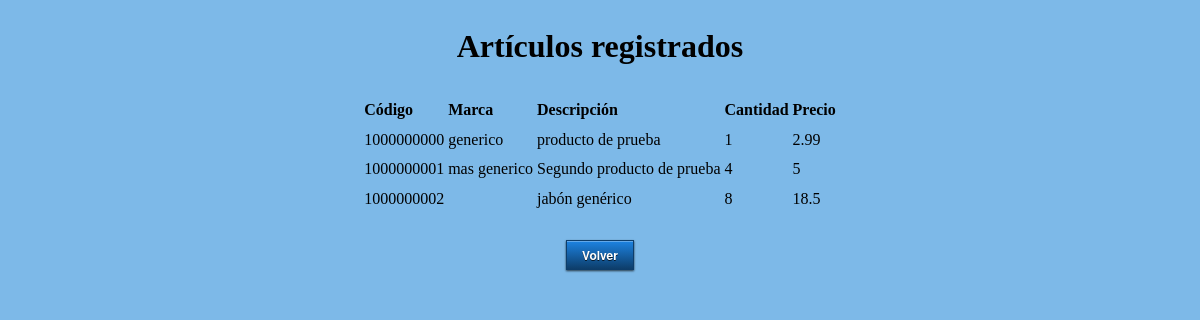
/mostrar.php, run on the app's committed database.
### tables this page shows
CREATE TABLE `articulo` (
  `id_art` int(11) NOT NULL DEFAULT '1000000000',
  `marca_art` varchar(50) DEFAULT NULL,
  `desc_art` varchar(100) DEFAULT NULL,
  `cant_art` int(11) DEFAULT '1',
  `pre_art` float DEFAULT '1'
);

### mostrar.php (the view, shortened to what this page needs)
<!DOCTYPE HTML>
<html>
	<link href="estilos.css" rel="stylesheet" type="text/css">
<body>
	<center>
		<h1>Art&iacute;culos registrados</h1>
		<table>
			<tr>
				<td><font face="verdana"><b>C&oacute;digo</b></font></td>
				<td><font face="verdana"><b>Marca</b></font></td>
				<td><font face="verdana"><b>Descripci&oacute;n</b></font></td>
				<td><font face="verdana"><b>Cantidad</b></font></td>
				<td><font face="verdana"><b>Precio</b></font></td>
			</tr>
			<?php
				$link = mysqli_connect("localhost", "root", "","proyecto");
				$query = "SELECT * FROM articulo;";
				$result = mysqli_query($link,$query);
					while($row = mysqli_fetch_array($result))
					{
						echo "<tr>";
							echo "<td><font face=\"verdana\">" .
								$row["id_art"] . "</font></td>";
							echo "<td><font face=\"verdana\">" .
								$row["marca_art"] . "</font></td>";
							echo "<td><font face=\"verdana\">" .
								$row["desc_art"] . "</font></td>";
							echo "<td><font face=\"verdana\">" .
								$row["cant_art"] . "</font></td>";
							echo "<td><font face=\"verdana\">" .
								$row["pre_art"]. "</font></td>";
						echo "</tr>";
					}
			?>
		</table>
		<br>
		<button class = "form-btn" onclick = "location.href = 'inventarios.php'">Volver</button>
	</center>
</body>
</html>

### estilos.css (style rules this page uses)
body { background: rgb(125,185,232); background: -moz-linear-gradient(top, rgba(125,185,232,1) 71%, rgba(125,185,232,1) 99%); background: -webkit-gradient(linear, left top, left bottom, color-stop(71%,rgba(125,185,232,1)), color-stop(99%,rgba(125,185,232,1))); background: -webkit-linear-gradient(top, rgba(125,185,232,1) 71%,rgba(125,185,232,1) 99%); background: -o-linear-gradient(top, rgba(125,185,232,1) 71%,rgba(125,185,232,1) 99%); background: -ms-linear-gradient(top, rgba(125,185,232,1) 71%,rgba(125,185,232,1) 99%); background: linear-gradient(to bottom, rgba(125,185,232,1) 71%,rgba(125,185,232,1) 99%); filter: progid:DXImageTransform.Microsoft.gradient( startColorstr='#7db9e8', endColorstr='#7db9e8',GradientType=0 ); color: #000; font-family: "Century Gothic"; font-size: 16px; line-height: 1.6; }
.form-btn { padding: 0 15px; height: 30px; font: bold 12px 'Helvetica Neue', Helvetica, Arial, sans-serif; text-align: center; color: #fff; text-shadow: 0 1px 0 rgba(0, 0, 0, 0.7); cursor: pointer; border: 1px solid #0d3d6a; outline: none; position: relative; background-color: #1d83e2; background-image: -webkit-gradient(linear, left top, left bottom, from(#1d83e2), to(#0d3d6a)); background-image: -webkit-linear-gradient(top, #1d83e2, #0d3d6a); background-image: -moz-linear-gradient(top, #1d83e2, #0d3d6a); background-image: -ms-linear-gradient(top, #1d83e2, #0d3d6a); background-image: -o-linear-gradient(top, #1d83e2, #0d3d6a); background-image: linear-gradient(top, #1d83e2, #0d3d6a); -pie-background: linear-gradient(top, #1d83e2, #0d3d6a); -moz-box-shadow: inset 0 1px 0 rgba(255, 255, 255, 0.3), 0 1px 2px rgba(0, 0, 0, 0.7); -webkit-box-shadow: inset 0 1px 0 rgba(255, 255, 255, 0.3), 0 1px 2px rgba(0, 0, 0, 0.7); box-shadow: inset 0 1px 0 rgba(255, 255, 255, 0.3), 0 1px 2px rgba(0, 0, 0, 0.7); -moz-background-clip: padding; -webkit-background-clip: padding-box; background-clip: padding-box; behavior: url(PIE.htc); }

### data on the page
articulo: id_art "1000000000", marca_art "generico", desc_art "producto de prueba", cant_art "1", pre_art "2.99"
articulo: id_art "1000000001", marca_art "mas generico", desc_art "Segundo producto de prueba", cant_art "4", pre_art "5"
articulo: id_art "1000000002", desc_art "jabón genérico", cant_art "8", pre_art "18.5"
